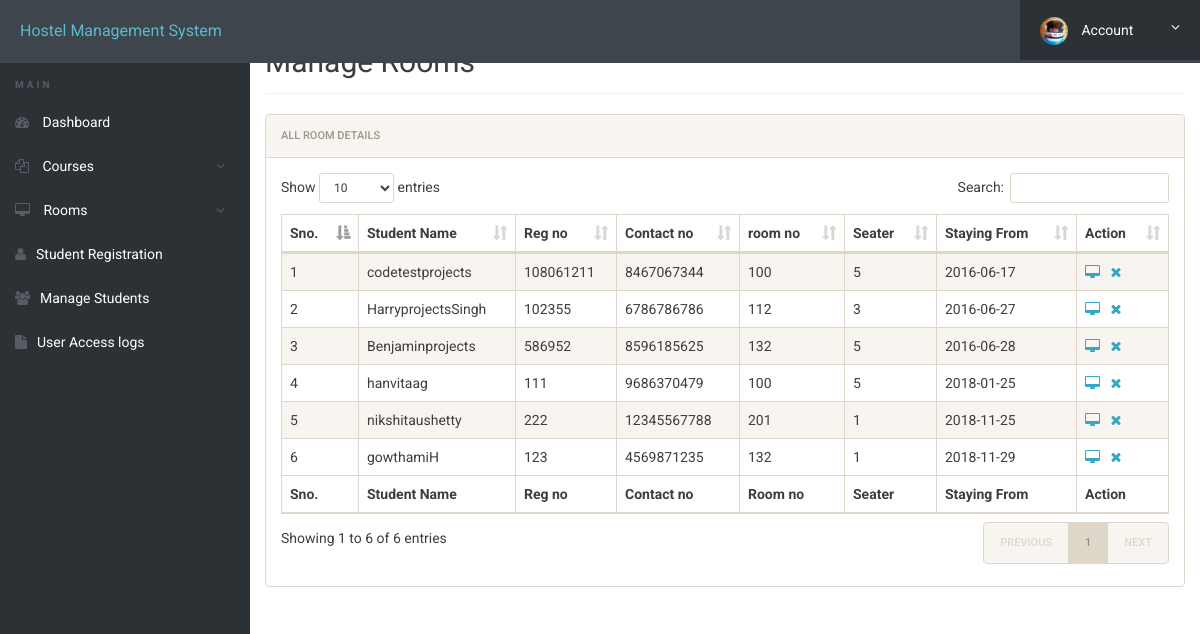
/4AL16IS017_HANVITAA_G/hostel_Mgmt_System/admin/manage-students.php (signed in), run on the app's committed database.
### tables this page shows
CREATE TABLE `registration` (
  `id` int(11) NOT NULL,
  `roomno` int(11) NOT NULL,
  `seater` int(11) NOT NULL,
  `feespm` int(11) NOT NULL,
  `foodstatus` int(11) NOT NULL,
  `stayfrom` date NOT NULL,
  `duration` int(11) NOT NULL,
  `course` varchar(500) NOT NULL,
  `regno` int(11) NOT NULL,
  `firstName` varchar(500) NOT NULL,
  `middleName` varchar(500) NOT NULL,
  `lastName` varchar(500) NOT NULL,
  `gender` varchar(250) NOT NULL,
  `contactno` bigint(11) NOT NULL,
  `emailid` varchar(500) NOT NULL,
  `egycontactno` bigint(11) NOT NULL,
  `guardianName` varchar(500) NOT NULL,
  `guardianRelation` varchar(500) NOT NULL,
  `guardianContactno` bigint(11) NOT NULL,
  `corresAddress` varchar(500) NOT NULL,
  `corresCIty` varchar(500) NOT NULL,
  `corresState` varchar(500) NOT NULL,
  `corresPincode` int(11) NOT NULL,
  `pmntAddress` varchar(500) NOT NULL,
  `pmntCity` varchar(500) NOT NULL,
  `pmnatetState` varchar(500) NOT NULL,
  `pmntPincode` int(11) NOT NULL,
  `postingDate` timestamp NOT NULL DEFAULT CURRENT_TIMESTAMP,
  `updationDate` varchar(500) NOT NULL
);

### 4AL16IS017_HANVITAA_G/hostel_Mgmt_System/admin/manage-students.php (the view, shortened to what this page needs)
<?php
include('includes/config.php');
?>
<!doctype html>
<html lang="en" class="no-js">
<head>
	<link rel="stylesheet" href="css/font-awesome.min.css">
	<link rel="stylesheet" href="css/bootstrap.min.css">
	<link rel="stylesheet" href="css/dataTables.bootstrap.min.css">
	<link rel="stylesheet" href="css/bootstrap-social.css">
	<link rel="stylesheet" href="css/bootstrap-select.css">
	<link rel="stylesheet" href="css/fileinput.min.css">
	<link rel="stylesheet" href="css/awesome-bootstrap-checkbox.css">
	<link rel="stylesheet" href="css/style.css">
</head>
<body>
	<?php include('includes/header.php');?>
	<div class="ts-main-content">
			<?php include('includes/sidebar.php');?>
		<div class="content-wrapper">
			<div class="container-fluid">
				<div class="row">
					<div class="col-md-12">
						<h2 class="page-title">Manage Rooms</h2>
						<div class="panel panel-default">
							<div class="panel-heading">All Room Details</div>
							<div class="panel-body">
								<table id="zctb" class="display table table-striped table-bordered table-hover" cellspacing="0" width="100%">
									<thead>
										<tr>
											<th>Sno.</th>
											<th>Student Name</th>
											<th>Reg no</th>
											<th>Contact no </th>
											<th>room no  </th>
											<th>Seater </th>
											<th>Staying From </th>
											<th>Action</th>
										</tr>
									</thead>
									<tfoot>
										<tr>
											<th>Sno.</th>
											<th>Student Name</th>
											<th>Reg no</th>
											<th>Contact no </th>
											<th>Room no  </th>
											<th>Seater </th>
											<th>Staying From </th>
											<th>Action</th>
										</tr>
									</tfoot>
									<tbody>
<?php
$ret="select * from registration";
$stmt= $mysqli->prepare($ret) ;
$stmt->execute() ;
$res=$stmt->get_result();
$cnt=1;
while($row=$res->fetch_object())
	  {
	  	?>
<tr><td><?php echo $cnt;;?></td>
<td><?php echo $row->firstName;?><?php echo $row->middleName;?><?php echo $row->lastName;?></td>
<td><?php echo $row->regno;?></td>
<td><?php echo $row->contactno;?></td>
<td><?php echo $row->roomno;?></td>
<td><?php echo $row->seater;?></td>
<td><?php echo $row->stayfrom;?></td>
<td>
<a href="javascript:void(0);"  onClick="popUpWindow('http://localhost/hostel/admin/full-profile.php?id=<?php echo $row->id;?>');" title="View Full Details"><i class="fa fa-desktop"></i></a>&nbsp;&nbsp;
<a href="manage-students.php?del=<?php echo $row->id;?>" title="Delete Record" onclick="return confirm("Do you want to delete");"><i class="fa fa-close"></i></a></td>
										</tr>
									<?php
$cnt=$cnt+1;
									 } ?>
									</tbody>
								</table>
							</div>
						</div>
					</div>
				</div>
			</div>
		</div>
	</div>
</body>
</html>

### 4AL16IS017_HANVITAA_G/hostel_Mgmt_System/admin/css/style.css (style rules this page uses)
html { font-size: 14px; }
@media only screen and (min-width: 480px) { html { font-size: 17px; } }
@media only screen and (min-width: 768px) { html { font-size: 14px; } }
body { font-size: 1em; }
a { color: #37a6c4; }
.panel { overflow: hidden; }
.page-title { padding-bottom: 15px; margin-bottom: 20px; border-bottom: 1px solid #f0f0f0; }
.ts-main-content .content-wrapper { padding-top: 15px; margin-top: 10px; }
@media only screen and (min-width: 992px) { .ts-main-content .content-wrapper { margin-left: 250px; } }

### data on the page
registration: firstName "code", middleName "test", lastName "projects", regno "108061211", contactno "8467067344", roomno "100", seater "5", stayfrom "2016-06-17"
registration: firstName "Harry", middleName "projects", lastName "Singh", regno "102355", contactno "6786786786", roomno "112", seater "3", stayfrom "2016-06-27"
registration: firstName "Benjamin", lastName "projects", regno "586952", contactno "8596185625", roomno "132", seater "5", stayfrom "2016-06-28"
registration: firstName "hanvitaa", lastName "g", regno "111", contactno "9686370479", roomno "100", seater "5", stayfrom "2018-01-25"
registration: firstName "nikshita", middleName "u", lastName "shetty", regno "222", contactno "12345567788", roomno "201", seater "1", stayfrom "2018-11-25"
registration: firstName "gowthami", lastName "H", regno "123", contactno "4569871235", roomno "132", seater "1", stayfrom "2018-11-29"
